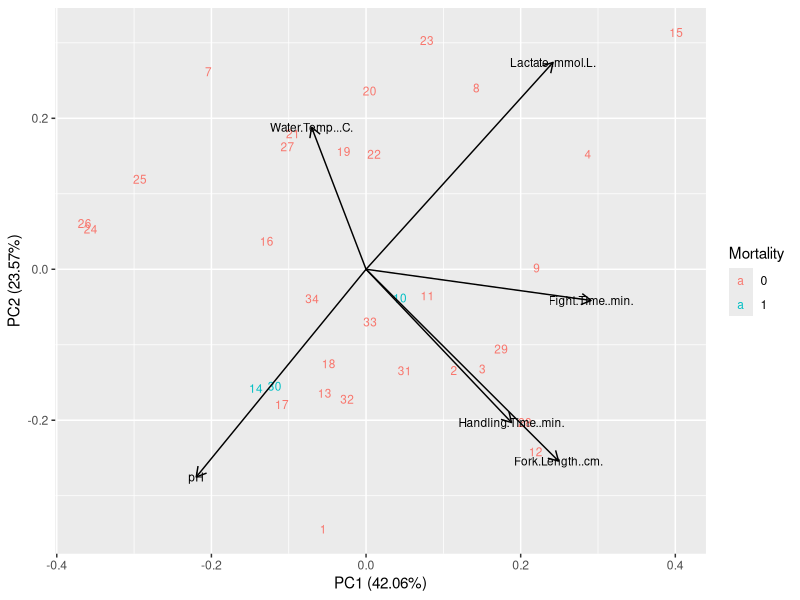

R code for this plot: (Note: this script raises an error after producing the figure.)
## ---- chunk 1
#Be sure to read the "Project_README.md" file in the "Project_Weber" GitHub repo before completing the below analysis.
## ---- chunk 2
#Loading necessary libraries. If these libraries have not yet been installed, perform 'install.packages("package name")' before loading the library via 'library(package name)'.
library(car)
library(dplyr)
library(ggplot2)
library(ggfortify)
library(vegan)

#Reading in the dataset (which can be found in the "Data" folder in the GitHub repo).
blacktip_raw <- read.csv("./Data/Blacktip_Datasheet_Quant.csv", na.strings=c("", " ", "NA"))
## ---- chunk 3
#Cleaning dataset: Removing 2 rows (1 shark without i-STAT blood stress data and 1 shark with no known mortality outcome because tags were removed before release).
blacktip_cleaned <- blacktip_raw[-c(5,6), ]

#Just ensuring that R realizes these 2 variables are categorical and not continuous.
blacktip_cleaned$Mortality <- factor(blacktip_cleaned$Mortality)
blacktip_cleaned$Condition <- factor(blacktip_cleaned$Condition)
## ---- chunk 4
#Now performing a PCA, to determine which variables are explaining the majority of the variation in the dataset. I have a lot of potential explanatory variables, and I believe weeding down the potential variables via a PCA is more informative than throwing all of the variables into a logistic regression model.

#Selecting which variables I want to include in PCA (PCA does not accept categorical variables).
columns_for_pca <- c("Fight.Time..min.", "pH", "Lactate..mmol.L.", "Handling.Time..min.", "Fork.Length..cm.", "Water.Temp...C.")
pca_dataframe <- data.frame(blacktip_cleaned[ , columns_for_pca])
pca_dataframe_naomitted <- na.omit(pca_dataframe)

#Conducting PCA in ggplot, and scaling all continuous variables. 
autoplot(prcomp(scale(pca_dataframe_naomitted)), shape=FALSE, label.size=3, loadings=TRUE, loadings.label=TRUE, loadings.label.size=3, loadings.colour='black', loadings.label.colour='black', data=blacktip_cleaned, colour='Mortality')

#Again, the point of this PCA was to determine which variables should be included in the logistic regression models. This PCA demonstrates that 'pH' and 'Lactate' are negatively correlated (as expected) and thus competing for the same variation. Thus, it is appropriate to remove one of the two, and I am choosing to remove 'Lactate' in the later analyses. Additionally, 'Handling Time' and 'Fork Length' are positively correlated (which makes sense, larger sharks are handled for longer period of time), and thus also competing for the same variation. For that reason, I am choosing to remove 'Fork Length' in the later analyses. In sum, the results of this PCA suggest to get rid of 2 of 6 variables for the logistic regression, and I am choosing to get rid of 'Lactate' and 'Fork Length'.
## ---- chunk 5
#Simply visualizing relationships between potential explanatory variables.
pairs(Mortality ~ Fight.Time..min. + Handling.Time..min. + Hook.Location + Fork.Length..cm. + Condition + pH + Lactate..mmol.L. + Water.Temp...C., data=blacktip_raw, na.action=na.omit, panel=panel.smooth)

#From this plot, we can see that 'pH' and 'Lactate' are negatively correlated, and 'Fork Length' is relatively positively correlated with both 'Fight Time' and 'Handling Time' (consistent with the results of the PCA above). 
## ---- chunk 6
#Now that I have analyzed and accounted for relationships between explanatory variables, I am moving on to the binomial logistic regression, in an attempt to predict for mortality. I am predicting mortality for all sharks combined (i.e. combining sharks caught from shore and sharks caught from charter boats) - with 3 mortalities and 29 survivors. 

#General layout of the intended final models... where "Environment" includes variables such as "Water Temp", "Fight Time", "Handling Time", etc...
#Model 1: Mortality ~ Environment
#Model 2: Mortality ~ Environment + Fishing Method
#Model 3: Mortality ~ Environment * Fishing Method (looking at interaction)
## ---- chunk 7
##MODEL 1

#Starting with the full possible model, using the variables selected for above, via PCA. However, I am also including the variable 'Condition' here, which is categorical and thus could not be included in the PCA.

mod.1 <- glm(Mortality ~ Fight.Time..min. + Handling.Time..min. + Condition + pH + Water.Temp...C., family="binomial", data=blacktip_cleaned) #"Logit" is the default model when family is "binomial".
summary(mod.1)
Anova(mod.1, type=3) #AIC=28.634

#Now taking a backwards stepwise approach to get the best fitting model (i.e. removing the least significant variable at each step)...

mod.1.1 <- glm(Mortality ~ Handling.Time..min. + Condition + pH + Water.Temp...C., family="binomial", data=blacktip_cleaned)
summary(mod.1.1)
Anova(mod.1.1, type=3) #AIC=26.900

mod.1.2 <- glm(Mortality ~ Handling.Time..min. + Condition + pH, family="binomial", data=blacktip_cleaned)
summary(mod.1.2)
Anova(mod.1.2, type=3) #AIC=25.491

mod.1.3 <- glm(Mortality ~ Handling.Time..min. + pH, family="binomial", data=blacktip_cleaned)
summary(mod.1.3)
Anova(mod.1.3, type=3) #AIC=22.323

mod.1.4 <- glm(Mortality ~ pH, family="binomial", data=blacktip_cleaned)
summary(mod.1.4)
Anova(mod.1.4, type=3) #AIC=20.360 and p=0.05948

#The above model (mod.1.4), with only pH as an explanatory variable, is the best fitting model based on AIC scores.
## ---- chunk 8
##MODEL 2

#Moving on to Model 2, which involves taking 'Fishing Method' into account (i.e. determining if shore-based vs. charter-based affects mortality).

#Taking same backwards stepwise approach as above (i.e. starting with full possible model and removing the least significant variable at each step). Again, only real difference between this model and the model above is that I am now taking 'Fishing Method' into account.

mod.2 <- glm(Mortality ~ Fight.Time..min. + Handling.Time..min. + Condition + pH + Water.Temp...C. + Fishing.Method, family="binomial", data=blacktip_cleaned) 
summary(mod.2)
Anova(mod.2, type=3) #AIC=18.000

mod.2.1 <- glm(Mortality ~ Fight.Time..min. + Handling.Time..min. + Condition + pH + Fishing.Method, family="binomial", data=blacktip_cleaned)
summary(mod.2.1)
Anova(mod.2.1, type=3) #AIC=27.884

mod.2.2 <- glm(Mortality ~ Handling.Time..min. + Condition + pH + Fishing.Method, family="binomial", data=blacktip_cleaned)
summary(mod.2.2)
Anova(mod.2.2, type=3) #AIC=26.166

mod.2.3 <- glm(Mortality ~ Handling.Time..min. + Condition + pH, family="binomial", data=blacktip_cleaned)
summary(mod.2.3)
Anova(mod.2.3, type=3) #AIC=25.491

mod.2.4 <- glm(Mortality ~ Handling.Time..min. + pH, family="binomial", data=blacktip_cleaned)
summary(mod.2.4)
Anova(mod.2.4, type=3) #AIC=22.323

mod.2.5 <- glm(Mortality ~ pH, family="binomial", data=blacktip_cleaned)
summary(mod.2.5)
Anova(mod.2.5, type=3) #AIC=20.360 and p=0.05948

#As above, the above model (mod.2.5), with only pH as an explanatory variable, is the best fitting model based on AIC scores. The full model (mod.2) actually has a lower AIC score (18.000), but because this model has so many explanatory variables, I believe the final model (mod.2.5) with only pH as an explanatory variable is more informative and biologically meaningful. 
## ---- chunk 9
##MODEL 3

#Now moving on to Model 3 and taking into account the potential interaction between 'Fishing Method' and 'pH'.

mod.3 <- glm(Mortality ~ pH * Fishing.Method, family="binomial", data=blacktip_cleaned) 
summary(mod.3)
Anova(mod.3, type=3) #AIC=23.456

#There is no significant interaction between 'Fishing Method' and 'pH'. 
## ---- chunk 10
#In summary, based on the backwards stepwise approach taken for the binomial logistic regression models, the variable 'pH' is the best predictor for whether or not a shark will survive post-release. To bring the analysis full circle, this result is not surprising when looking back at the PCA that was run initially - 2 of the 3 known mortalities fall almost exactly onto the axis of variation explained by 'pH'. 
